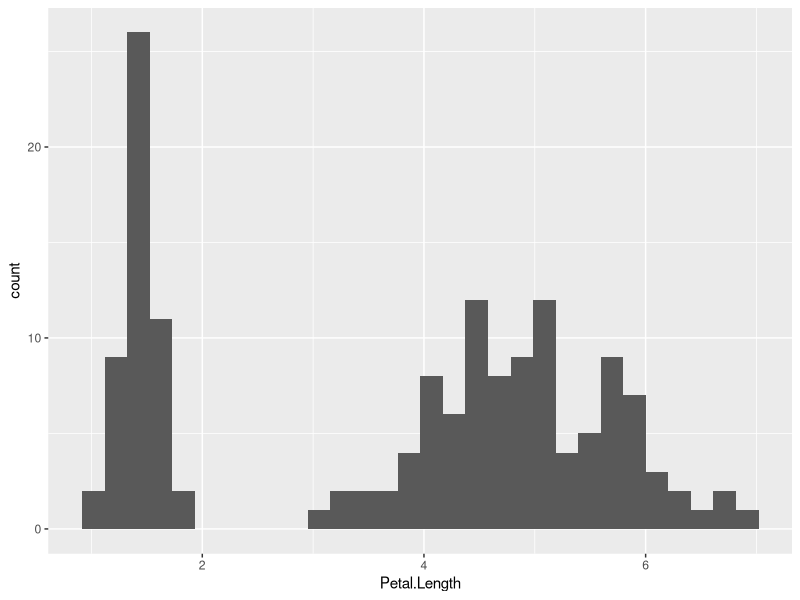
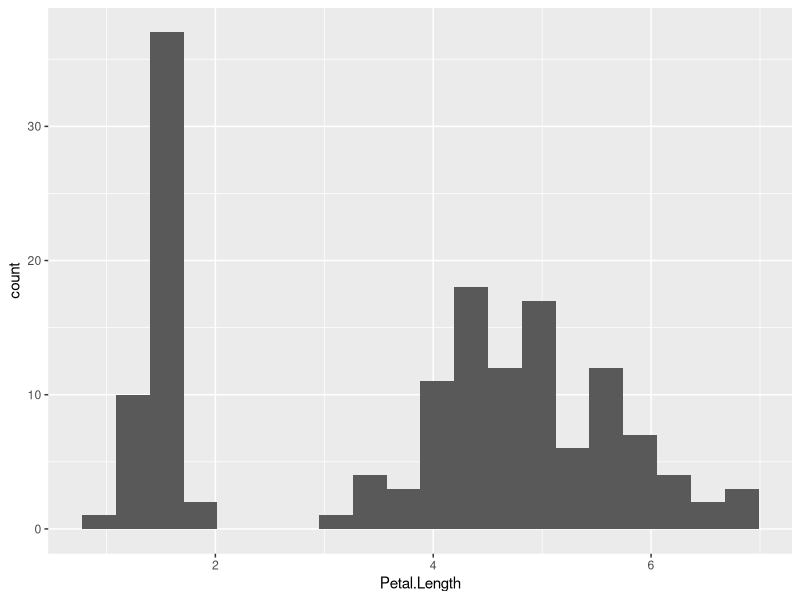
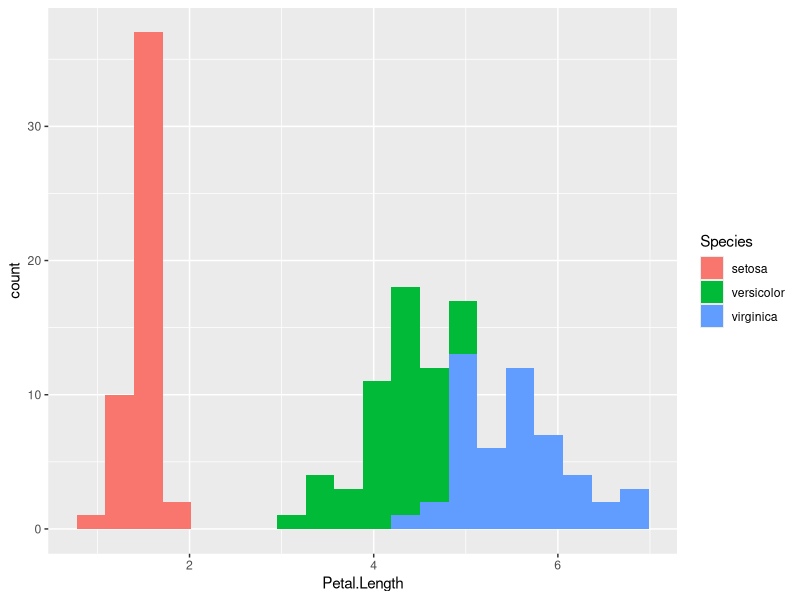

Recreate these plots in R, in order. (Note: this script raises an error after producing the figures.)
##Dependencies##
#install.packages("lattice")
library(ggplot2)
data("iris")

## Histograms
hist1<- ggplot(iris, aes(x=Petal.Length))+
  geom_histogram()
print(hist1)

hist2<- ggplot(iris, aes(x=Petal.Length))+
  geom_histogram(bins=20)
print(hist2)

hist3<- ggplot(iris, aes(x=Petal.Length, fill=Species))+
  geom_histogram(bins=20)
print(hist3)

#Barchart#
means <- iris%>%group_by(Species)%>%summarise(Petal.Width = mean(Petal.Width))
bar1<-ggplot(means, aes(y=Petal.Width, x=Species))+
  geom_bar(stat = "identity")
print(bar1)

#Dotcharts#
dot1<- ggplot(iris, aes(y=Petal.Width, x=Species))+
  geom_dotplot(binaxis = "y", stackdir = "center", binwidth = 1/30)+ 
  geom_point(means, mapping=aes(y=Petal.Width, x=Species), col="red", size=3)
print(dot1)

#Boxplot#
box1<- ggplot(iris, aes(y=Petal.Width, x=Species))+
  geom_boxplot()
print(box1)

#Scatterplots#
scatter1<- ggplot(iris, aes(y=Petal.Width, x=Sepal.Width))+
  geom_point()
print(scatter1)

#Scatter with Groups#
scatter2<- ggplot(iris, aes(y=Petal.Width, x=Sepal.Width, color=Species))+
  geom_point()
print(scatter2)

#Scatter with Facets#
scatter3<- ggplot(iris, aes(y=Petal.Width, x=Sepal.Width))+
  geom_point()+
  facet_grid(.~Species) #horizontal 
print(scatter3)

scatter4<- ggplot(iris, aes(y=Petal.Width, x=Sepal.Width))+
  geom_point()+
  facet_grid(Species~.) #vertical 
print(scatter4)

#Adding Titles#
scatter5<- ggplot(iris, aes(y=Petal.Width, x=Sepal.Width))+
  geom_point()+
  labs(x="Sepal Width (mm)", y="Petal Width (mm)", title="Petal vs Sepal")
print(scatter5)

#Changing Point Characters#
scatter6<- ggplot(iris, aes(y=Petal.Width, x=Sepal.Width))+
  geom_point(size=2, shape=11)+
  labs(x="Sepal Width (mm)", y="Petal Width (mm)", title="Petal vs Sepal")
print(scatter6)
